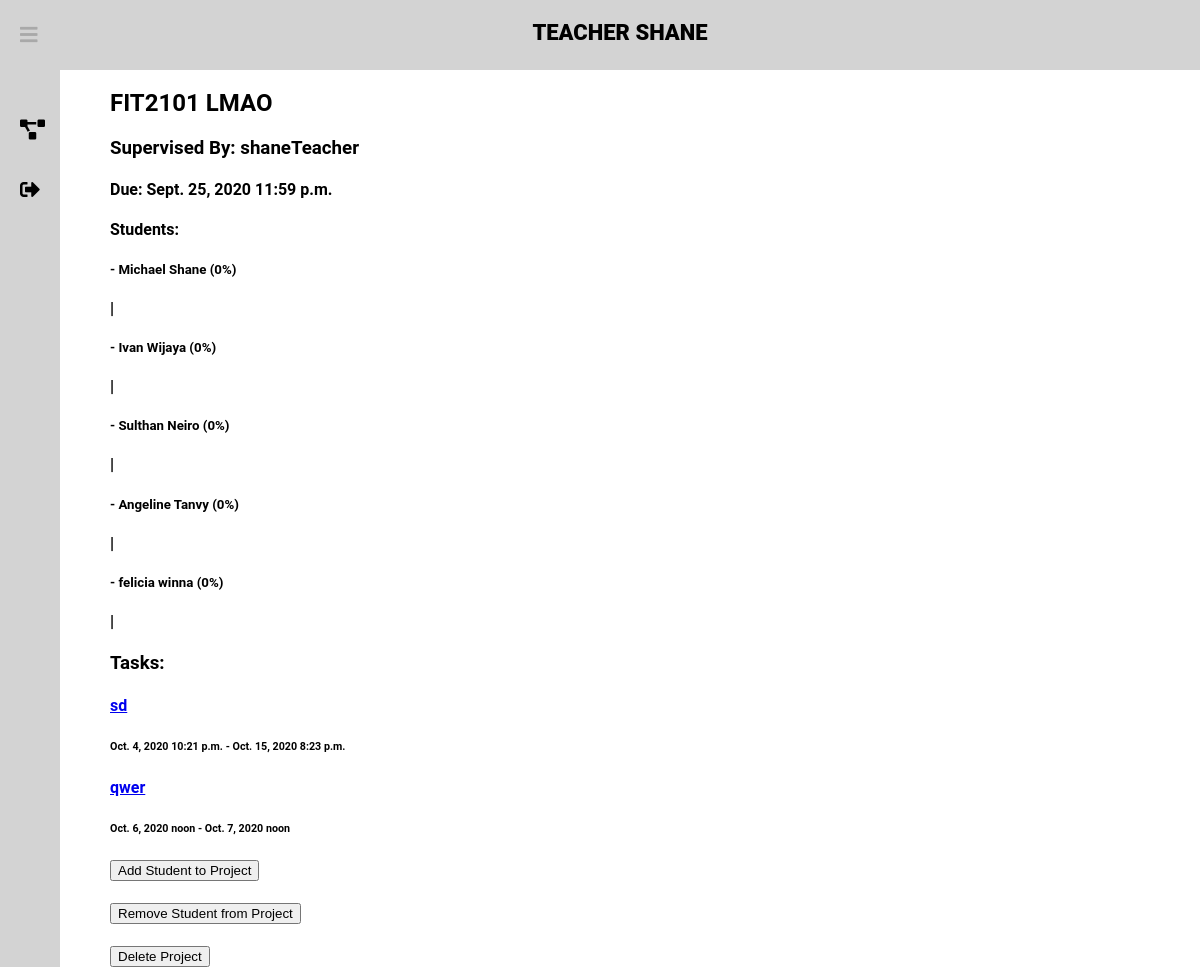
Page /dashboard/project-info/7/ (signed in) on the earlier database version.
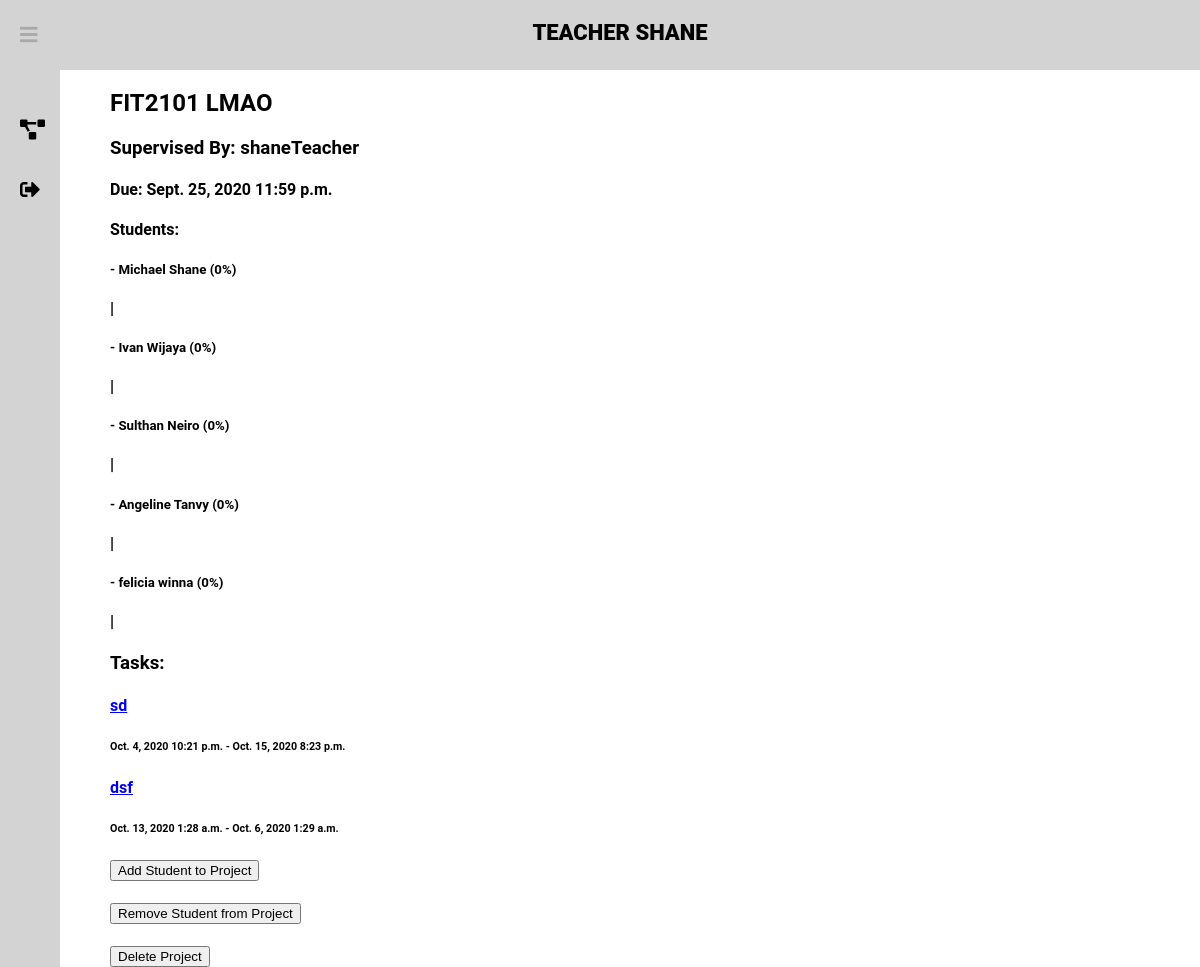
Same page on the later database version.
### projects/models.py (models this page shows, shortened)
class Task(models.Model):
    taskname = models.CharField(max_length=50)
    taskdesc = models.TextField(max_length=500)
    sourceproject = models.ForeignKey(Project, default=None, on_delete=models.CASCADE)
    task_done = models.BooleanField(default=False)
    start_date = models.DateField(default=None)
    start_time = models.TimeField(default=None)
    due_date = models.DateField(default=None)
    due_time = models.TimeField(default=None)
    difficulty = models.PositiveIntegerField(default=1)
    class Meta:
        verbose_name = "Task"
    def __str__(self):
        return str(self.taskname)

### projects/views.py (the view)
# urls.py: path('dashboard/project-info/<int:project>/', project_views.project_info, name='project-info'),
@login_required(login_url="/signin")
def project_info(response, project):
    student_names = []
    students = []
    times = []
    prop = []
    project = Project.objects.filter(pk=project)[0]
    projectStudents = ProjectStudents.objects.filter(project=project)
    tasks = Task.objects.filter(sourceproject=project.id)
    if response.user.is_staff:
        AccountType = "Teacher"
    else:
        AccountType = "Student"
    if len(projectStudents) > 0:
        for i in projectStudents:
            student_names.append(i.student.get_full_name())
            students.append(i.student)
    for student in students:
        total_time = 0
        studentTasks = TaskStudents.objects.filter(student=student)
        for studentTask in studentTasks:
            task = studentTask.task
            if task.sourceproject == project:
                total_time += studentTask.time * task.difficulty * 0.2
        times.append(total_time)
    total_time = sum(times)
    for i in range(len(times)):
        if total_time > 0:
            prop.append(round(times[i] / total_time * 100, 2))
        else:
            prop.append(0)
    for i in range(len(student_names)):
        student_names[i] = student_names[i] + " (" + str(prop[i]) + "%)"
    data = zip(student_names, prop)
    arg = {"FirstName": response.user.first_name.capitalize,
           "FullName": response.user.get_full_name,
           "Project": project,
           "Data": data,
           "AccountType": AccountType,
           "Tasks": tasks,
           "checkTeacher": response.user.is_staff
           }
    response.session['project_id'] = project.title
    response.session['project_redirect'] = project.id
    r = close_project(response, project.id)
    if r:
        return redirect('/dashboard')
    return render(response, "ProjectInfo.html", arg)

### projects/views.py (called while the page is built)
@login_required(login_url="/signin")
def close_project(response, project):
    project = Project.objects.filter(pk=project)[0]
    curr = Project.objects.filter(id=project.id)[0]
    retVal = False
    if response.method == 'GET':
        if response.GET.get('yesbtn'):
            curr.delete()
            retVal = True
    return retVal

### projects/templates/ProjectInfo.html (shortened to what this page needs)
<!DOCTYPE html>
<html lang="en">
{% extends 'newbase.html' %}
{% load static %}
{% block content %}
<body>
<link rel="stylesheet" type="text/css" href="{% static 'taskinfo/taskinfo.css' %}">
{% block header %} {{ AccountType }} {{ FirstName }} {% endblock %}
<div class="container">
    <div class="Project">
        <h2><a>{{ Project.title }}</a></h2>
        <h3>Supervised By: {{ Project.supervisor }}</h3>
        <h4>Due: {{ Project.due_date }} {{ Project.due_time }}</h4>
        <h4>Students:</h4>
        {% for student, time in Data %}
            <h5>- {{student}}</h5>
            <h4 style="background-color:yellow; width: calc(100% * {{time}} / 110);">|</h4>
        {% endfor %}
        <h3> Tasks: </h3>
        {% for t in Tasks %}
            <h4><a href="/dashboard/task-info/{{ t.id }}/">{{ t }}</a></h4>
            <h6>{{ t.start_date }} {{ t.start_time }} - {{ t.due_date }} {{ t.due_time }}</h6>
        {% endfor %}
    {% if checkTeacher == True %}
        <button onclick="location.href = '/dashboard/assign-students/' + {{ Project.id }} +'/'">
                Add Student to Project
        </button>
        <button onclick="location.href = '/dashboard/remove-students/' + {{ Project.id }} +'/'">
            Remove Student from Project
        </button>
        <button id="deleteProject" style="display: {{ button_display }};">
            Delete Project
        </button>
    {% endif %}
    </div>
</div>
</body>
{% endblock %}

Differences in the rows shown:
removed Task: taskname "qwer", start_date "Oct. 6, 2020", start_time "noon", due_date "Oct. 7, 2020", due_time "noon"
added Task: taskname "dsf", start_date "Oct. 13, 2020", start_time "1:28 a.m.", due_date "Oct. 6, 2020", due_time "1:29 a.m."
